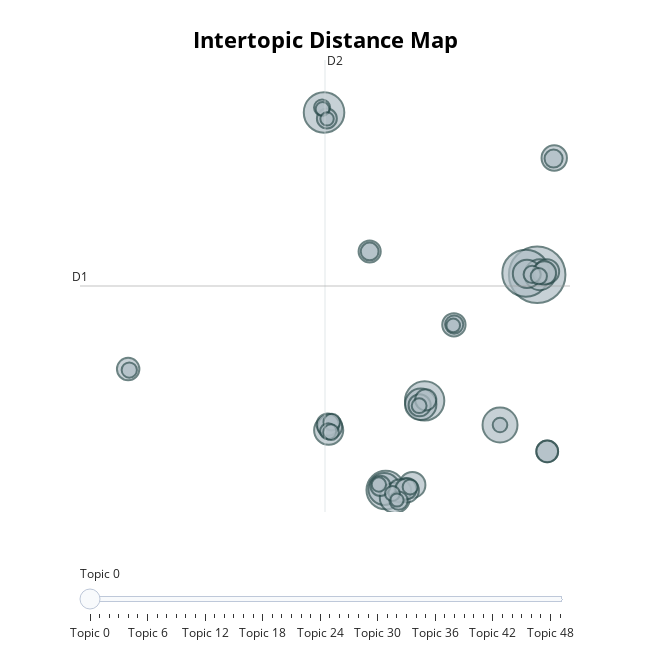

Notebook cell for this chart:
### Code cell
topic_model.visualize_topics(top_n_topics=50)

### Figure 1 — Plotly figure (JSON) as saved in the notebook; plotly's stock layout.template omitted (floating-point values rounded to 4 significant figures; data arrays with more than 128 entries replaced by an {"elided": "..."} marker saying what was removed)
{"data": [{"customdata": {"elided": "50x3 mixed values"}, "hovertemplate": "<b>Topic %{customdata[0]}</b><br>%{customdata[1]}<br>Size: %{customdata[2]}", "legendgroup": "", "marker": {"color": "#B0BEC5", "size": [1400, 969, 719, 677, 650, 535, 443, 431, 414, 401, 372, 349, 296, 282, 263, 260, 259, 241, 238, 231, 221, 218, 215, 214, 207, 207, 197, 194, 176, 174, 148, 145, 143, 138, 129, 122, 115, 114, 114, 107, 102, 100, 98, 96, 93, 90, 82, 81, 79, 76], "sizemode": "area", "sizeref": 0.875, "symbol": "circle", "line": {"color": "DarkSlateGrey", "width": 2}}, "mode": "markers", "name": "", "orientation": "v", "showlegend": false, "x": [6.468, 5.636, -9.204, -1.807, -4.667, 3.737, -4.772, -2.095, 6.664, -3.991, -8.863, 5.717, -2.706, 7.724, 7.184, -3.124, -8.77, 7.001, 0.3453, -3.639, -23.61, -8.927, -5.85, -2.176, 7.208, 7.209, -1.729, -3.172, -5.064, -8.996, -3.725, 0.365, 7.676, -5.85, 6.101, -8.631, 6.59, -9.348, -8.898, -8.692, -23.53, -2.868, -4.174, -2.21, 3.737, -5.172, -9.317, 0.2952, -8.983, -3.838], "xaxis": "x", "y": [12.45, 12.58, 25.92, 1.989, -5.418, -0.01766, -5.327, 1.699, 12.45, -6.066, -0.4545, 12.53, -4.99, 22.14, 12.73, -5.431, -0.1337, 12.6, 8.297, -5.471, 4.627, 0.01137, 14.38, 1.618, -2.208, -2.208, 2.068, -5.322, -5.069, 25.42, -6.294, 8.317, 22.09, 14.38, 12.48, 0.2175, 12.33, 26.32, -0.5362, -0.6114, 4.546, -5.16, -5.705, 1.584, -0.01763, -4.959, 26.21, 8.247, 25.39, -6.243], "yaxis": "y", "type": "scatter"}], "layout": {"xaxis": {"anchor": "y", "domain": [0, 1], "title": {"text": ""}, "visible": false, "range": [-27.15, 8.883]}, "yaxis": {"anchor": "x", "domain": [0, 1], "title": {"text": ""}, "visible": false, "range": [-7.238, 30.27]}, "legend": {"tracegroupgap": 0, "itemsizing": "constant"}, "margin": {"t": 60}, "title": {"font": {"size": 22, "color": "Black"}, "text": "<b>Intertopic Distance Map</b>", "y": 0.95, "x": 0.5, "xanchor": "center", "yanchor": "top"}, "hoverlabel": {"font": {"size": 16, "family": "Rockwell"}, "bgcolor": "white"}, "width": 650, "height": 650, "sliders": [{"active": 0, "pad": {"t": 50}, "steps": [{"args": [{"marker.color": [["red", "#B0BEC5", "#B0BEC5", "#B0BEC5", "#B0BEC5", "#B0BEC5", "#B0BEC5", "#B0BEC5", "#B0BEC5", "#B0BEC5", "#B0BEC5", "#B0BEC5", "#B0BEC5", "#B0BEC5", "#B0BEC5", "#B0BEC5", "#B0BEC5", "#B0BEC5", "#B0BEC5", "#B0BEC5", "#B0BEC5", "#B0BEC5", "#B0BEC5", "#B0BEC5", "#B0BEC5", "#B0BEC5", "#B0BEC5", "#B0BEC5", "#B0BEC5", "#B0BEC5", "#B0BEC5", "#B0BEC5", "#B0BEC5", "#B0BEC5", "#B0BEC5", "#B0BEC5", "#B0BEC5", "#B0BEC5", "#B0BEC5", "#B0BEC5", "#B0BEC5", "#B0BEC5", "#B0BEC5", "#B0BEC5", "#B0BEC5", "#B0BEC5", "#B0BEC5", "#B0BEC5", "#B0BEC5", "#B0BEC5"]]}], "label": "Topic 0", "method": "update"}, {"args": [{"marker.color": [["#B0BEC5", "red", "#B0BEC5", "#B0BEC5", "#B0BEC5", "#B0BEC5", "#B0BEC5", "#B0BEC5", "#B0BEC5", "#B0BEC5", "#B0BEC5", "#B0BEC5", "#B0BEC5", "#B0BEC5", "#B0BEC5", "#B0BEC5", "#B0BEC5", "#B0BEC5", "#B0BEC5", "#B0BEC5", "#B0BEC5", "#B0BEC5", "#B0BEC5", "#B0BEC5", "#B0BEC5", "#B0BEC5", "#B0BEC5", "#B0BEC5", "#B0BEC5", "#B0BEC5", "#B0BEC5", "#B0BEC5", "#B0BEC5", "#B0BEC5", "#B0BEC5", "#B0BEC5", "#B0BEC5", "#B0BEC5", "#B0BEC5", "#B0BEC5", "#B0BEC5", "#B0BEC5", "#B0BEC5", "#B0BEC5", "#B0BEC5", "#B0BEC5", "#B0BEC5", "#B0BEC5", "#B0BEC5", "#B0BEC5"]]}], "label": "Topic 1", "method": "update"}, {"args": [{"marker.color": [["#B0BEC5", "#B0BEC5", "red", "#B0BEC5", "#B0BEC5", "#B0BEC5", "#B0BEC5", "#B0BEC5", "#B0BEC5", "#B0BEC5", "#B0BEC5", "#B0BEC5", "#B0BEC5", "#B0BEC5", "#B0BEC5", "#B0BEC5", "#B0BEC5", "#B0BEC5", "#B0BEC5", "#B0BEC5", "#B0BEC5", "#B0BEC5", "#B0BEC5", "#B0BEC5", "#B0BEC5", "#B0BEC5", "#B0BEC5", "#B0BEC5", "#B0BEC5", "#B0BEC5", "#B0BEC5", "#B0BEC5", "#B0BEC5", "#B0BEC5", "#B0BEC5", "#B0BEC5", "#B0BEC5", "#B0BEC5", "#B0BEC5", "#B0BEC5", "#B0BEC5", "#B0BEC5", "#B0BEC5", "#B0BEC5", "#B0BEC5", "#B0BEC5", "#B0BEC5", "#B0BEC5", "#B0BEC5", "#B0BEC5"]]}], "label": "Topic 2", "method": "update"}, {"args": [{"marker.color": [["#B0BEC5", "#B0BEC5", "#B0BEC5", "red", "#B0BEC5", "#B0BEC5", "#B0BEC5", "#B0BEC5", "#B0BEC5", "#B0BEC5", "#B0BEC5", "#B0BEC5", "#B0BEC5", "#B0BEC5", "#B0BEC5", "#B0BEC5", "#B0BEC5", "#B0BEC5", "#B0BEC5", "#B0BEC5", "#B0BEC5", "#B0BEC5", "#B0BEC5", "#B0BEC5", "#B0BEC5", "#B0BEC5", "#B0BEC5", "#B0BEC5", "#B0BEC5", "#B0BEC5", "#B0BEC5", "#B0BEC5", "#B0BEC5", "#B0BEC5", "#B0BEC5", "#B0BEC5", "#B0BEC5", "#B0BEC5", "#B0BEC5", "#B0BEC5", "#B0BEC5", "#B0BEC5", "#B0BEC5", "#B0BEC5", "#B0BEC5", "#B0BEC5", "#B0BEC5", "#B0BEC5", "#B0BEC5", "#B0BEC5"]]}], "label": "Topic 3", "method": "update"}, {"args": [{"marker.color": [["#B0BEC5", "#B0BEC5", "#B0BEC5", "#B0BEC5", "red", "#B0BEC5", "#B0BEC5", "#B0BEC5", "#B0BEC5", "#B0BEC5", "#B0BEC5", "#B0BEC5", "#B0BEC5", "#B0BEC5", "#B0BEC5", "#B0BEC5", "#B0BEC5", "#B0BEC5", "#B0BEC5", "#B0BEC5", "#B0BEC5", "#B0BEC5", "#B0BEC5", "#B0BEC5", "#B0BEC5", "#B0BEC5", "#B0BEC5", "#B0BEC5", "#B0BEC5", "#B0BEC5", "#B0BEC5", "#B0BEC5", "#B0BEC5", "#B0BEC5", "#B0BEC5", "#B0BEC5", "#B0BEC5", "#B0BEC5", "#B0BEC5", "#B0BEC5", "#B0BEC5", "#B0BEC5", "#B0BEC5", "#B0BEC5", "#B0BEC5", "#B0BEC5", "#B0BEC5", "#B0BEC5", "#B0BEC5", "#B0BEC5"]]}], "label": "Topic 4", "method": "update"}, {"args": [{"marker.color": [["#B0BEC5", "#B0BEC5", "#B0BEC5", "#B0BEC5", "#B0BEC5", "red", "#B0BEC5", "#B0BEC5", "#B0BEC5", "#B0BEC5", "#B0BEC5", "#B0BEC5", "#B0BEC5", "#B0BEC5", "#B0BEC5", "#B0BEC5", "#B0BEC5", "#B0BEC5", "#B0BEC5", "#B0BEC5", "#B0BEC5", "#B0BEC5", "#B0BEC5", "#B0BEC5", "#B0BEC5", "#B0BEC5", "#B0BEC5", "#B0BEC5", "#B0BEC5", "#B0BEC5", "#B0BEC5", "#B0BEC5", "#B0BEC5", "#B0BEC5", "#B0BEC5", "#B0BEC5", "#B0BEC5", "#B0BEC5", "#B0BEC5", "#B0BEC5", "#B0BEC5", "#B0BEC5", "#B0BEC5", "#B0BEC5", "#B0BEC5", "#B0BEC5", "#B0BEC5", "#B0BEC5", "#B0BEC5", "#B0BEC5"]]}], "label": "Topic 5", "method": "update"}, {"args": [{"marker.color": [["#B0BEC5", "#B0BEC5", "#B0BEC5", "#B0BEC5", "#B0BEC5", "#B0BEC5", "red", "#B0BEC5", "#B0BEC5", "#B0BEC5", "#B0BEC5", "#B0BEC5", "#B0BEC5", "#B0BEC5", "#B0BEC5", "#B0BEC5", "#B0BEC5", "#B0BEC5", "#B0BEC5", "#B0BEC5", "#B0BEC5", "#B0BEC5", "#B0BEC5", "#B0BEC5", "#B0BEC5", "#B0BEC5", "#B0BEC5", "#B0BEC5", "#B0BEC5", "#B0BEC5", "#B0BEC5", "#B0BEC5", "#B0BEC5", "#B0BEC5", "#B0BEC5", "#B0BEC5", "#B0BEC5", "#B0BEC5", "#B0BEC5", "#B0BEC5", "#B0BEC5", "#B0BEC5", "#B0BEC5", "#B0BEC5", "#B0BEC5", "#B0BEC5", "#B0BEC5", "#B0BEC5", "#B0BEC5", "#B0BEC5"]]}], "label": "Topic 6", "method": "update"}, {"args": [{"marker.color": [["#B0BEC5", "#B0BEC5", "#B0BEC5", "#B0BEC5", "#B0BEC5", "#B0BEC5", "#B0BEC5", "red", "#B0BEC5", "#B0BEC5", "#B0BEC5", "#B0BEC5", "#B0BEC5", "#B0BEC5", "#B0BEC5", "#B0BEC5", "#B0BEC5", "#B0BEC5", "#B0BEC5", "#B0BEC5", "#B0BEC5", "#B0BEC5", "#B0BEC5", "#B0BEC5", "#B0BEC5", "#B0BEC5", "#B0BEC5", "#B0BEC5", "#B0BEC5", "#B0BEC5", "#B0BEC5", "#B0BEC5", "#B0BEC5", "#B0BEC5", "#B0BEC5", "#B0BEC5", "#B0BEC5", "#B0BEC5", "#B0BEC5", "#B0BEC5", "#B0BEC5", "#B0BEC5", "#B0BEC5", "#B0BEC5", "#B0BEC5", "#B0BEC5", "#B0BEC5", "#B0BEC5", "#B0BEC5", "#B0BEC5"]]}], "label": "Topic 7", "method": "update"}, {"args": [{"marker.color": [["#B0BEC5", "#B0BEC5", "#B0BEC5", "#B0BEC5", "#B0BEC5", "#B0BEC5", "#B0BEC5", "#B0BEC5", "red", "#B0BEC5", "#B0BEC5", "#B0BEC5", "#B0BEC5", "#B0BEC5", "#B0BEC5", "#B0BEC5", "#B0BEC5", "#B0BEC5", "#B0BEC5", "#B0BEC5", "#B0BEC5", "#B0BEC5", "#B0BEC5", "#B0BEC5", "#B0BEC5", "#B0BEC5", "#B0BEC5", "#B0BEC5", "#B0BEC5", "#B0BEC5", "#B0BEC5", "#B0BEC5", "#B0BEC5", "#B0BEC5", "#B0BEC5", "#B0BEC5", "#B0BEC5", "#B0BEC5", "#B0BEC5", "#B0BEC5", "#B0BEC5", "#B0BEC5", "#B0BEC5", "#B0BEC5", "#B0BEC5", "#B0BEC5", "#B0BEC5", "#B0BEC5", "#B0BEC5", "#B0BEC5"]]}], "label": "Topic 8", "method": "update"}, {"args": [{"marker.color": [["#B0BEC5", "#B0BEC5", "#B0BEC5", "#B0BEC5", "#B0BEC5", "#B0BEC5", "#B0BEC5", "#B0BEC5", "#B0BEC5", "red", "#B0BEC5", "#B0BEC5", "#B0BEC5", "#B0BEC5", "#B0BEC5", "#B0BEC5", "#B0BEC5", "#B0BEC5", "#B0BEC5", "#B0BEC5", "#B0BEC5", "#B0BEC5", "#B0BEC5", "#B0BEC5", "#B0BEC5", "#B0BEC5", "#B0BEC5", "#B0BEC5", "#B0BEC5", "#B0BEC5", "#B0BEC5", "#B0BEC5", "#B0BEC5", "#B0BEC5", "#B0BEC5", "#B0BEC5", "#B0BEC5", "#B0BEC5", "#B0BEC5", "#B0BEC5", "#B0BEC5", "#B0BEC5", "#B0BEC5", "#B0BEC5", "#B0BEC5", "#B0BEC5", "#B0BEC5", "#B0BEC5", "#B0BEC5", "#B0BEC5"]]}], "label": "Topic 9", "method": "update"}, {"args": [{"marker.color": [["#B0BEC5", "#B0BEC5", "#B0BEC5", "#B0BEC5", "#B0BEC5", "#B0BEC5", "#B0BEC5", "#B0BEC5", "#B0BEC5", "#B0BEC5", "red", "#B0BEC5", "#B0BEC5", "#B0BEC5", "#B0BEC5", "#B0BEC5", "#B0BEC5", "#B0BEC5", "#B0BEC5", "#B0BEC5", "#B0BEC5", "#B0BEC5", "#B0BEC5", "#B0BEC5", "#B0BEC5", "#B0BEC5", "#B0BEC5", "#B0BEC5", "#B0BEC5", "#B0BEC5", "#B0BEC5", "#B0BEC5", "#B0BEC5", "#B0BEC5", "#B0BEC5", "#B0BEC5", "#B0BEC5", "#B0BEC5", "#B0BEC5", "#B0BEC5", "#B0BEC5", "#B0BEC5", "#B0BEC5", "#B0BEC5", "#B0BEC5", "#B0BEC5", "#B0BEC5", "#B0BEC5", "#B0BEC5", "#B0BEC5"]]}], "label": "Topic 10", "method": "update"}, {"args": [{"marker.color": [["#B0BEC5", "#B0BEC5", "#B0BEC5", "#B0BEC5", "#B0BEC5", "#B0BEC5", "#B0BEC5", "#B0BEC5", "#B0BEC5", "#B0BEC5", "#B0BEC5", "red", "#B0BEC5", "#B0BEC5", "#B0BEC5", "#B0BEC5", "#B0BEC5", "#B0BEC5", "#B0BEC5", "#B0BEC5", "#B0BEC5", "#B0BEC5", "#B0BEC5", "#B0BEC5", "#B0BEC5", "#B0BEC5", "#B0BEC5", "#B0BEC5", "#B0BEC5", "#B0BEC5", "#B0BEC5", "#B0BEC5", "#B0BEC5", "#B0BEC5", "#B0BEC5", "#B0BEC5", "#B0BEC5", "#B0BEC5", "#B0BEC5", "#B0BEC5", "#B0BEC5", "#B0BEC5", "#B0BEC5", "#B0BEC5", "#B0BEC5", "#B0BEC5", "#B0BEC5", "#B0BEC5", "#B0BEC5", "#B0BEC5"]]}], "label": "Topic 11", "method": "update"}, {"args": [{"marker.color": [["#B0BEC5", "#B0BEC5", "#B0BEC5", "#B0BEC5", "#B0BEC5", "#B0BEC5", "#B0BEC5", "#B0BEC5", "#B0BEC5", "#B0BEC5", "#B0BEC5", "#B0BEC5", "red", "#B0BEC5", "#B0BEC5", "#B0BEC5", "#B0BEC5", "#B0BEC5", "#B0BEC5", "#B0BEC5", "#B0BEC5", "#B0BEC5", "#B0BEC5", "#B0BEC5", "#B0BEC5", "#B0BEC5", "#B0BEC5", "#B0BEC5", "#B0BEC5", "#B0BEC5", "#B0BEC5", "#B0BEC5", "#B0BEC5", "#B0BEC5", "#B0BEC5", "#B0BEC5", "#B0BEC5", "#B0BEC5", "#B0BEC5", "#B0BEC5", "#B0BEC5", "#B0BEC5", "#B0BEC5", "#B0BEC5", "#B0BEC5", "#B0BEC5", "#B0BEC5", "#B0BEC5", "#B0BEC5", "#B0BEC5"]]}], "label": "Topic 12", "method": "update"}, {"args": [{"marker.color": [["#B0BEC5", "#B0BEC5", "#B0BEC5", "#B0BEC5", "#B0BEC5", "#B0BEC5", "#B0BEC5", "#B0BEC5", "#B0BEC5", "#B0BEC5", "#B0BEC5", "#B0BEC5", "#B0BEC5", "red", "#B0BEC5", "#B0BEC5", "#B0BEC5", "#B0BEC5", "#B0BEC5", "#B0BEC5", "#B0BEC5", "#B0BEC5", "#B0BEC5", "#B0BEC5", "#B0BEC5", "#B0BEC5", "#B0BEC5", "#B0BEC5", "#B0BEC5", "#B0BEC5", "#B0BEC5", "#B0BEC5", "#B0BEC5", "#B0BEC5", "#B0BEC5", "#B0BEC5", "#B0BEC5", "#B0BEC5", "#B0BEC5", "#B0BEC5", "#B0BEC5", "#B0BEC5", "#B0BEC5", "#B0BEC5", "#B0BEC5", "#B0BEC5", "#B0BEC5", "#B0BEC5", "#B0BEC5", "#B0BEC5"]]}], "label": "Topic 13", "method": "update"}, {"args": [{"marker.color": [["#B0BEC5", "#B0BEC5", "#B0BEC5", "#B0BEC5", "#B0BEC5", "#B0BEC5", "#B0BEC5", "#B0BEC5", "#B0BEC5", "#B0BEC5", "#B0BEC5", "#B0BEC5", "#B0BEC5", "#B0BEC5", "red", "#B0BEC5", "#B0BEC5", "#B0BEC5", "#B0BEC5", "#B0BEC5", "#B0BEC5", "#B0BEC5", "#B0BEC5", "#B0BEC5", "#B0BEC5", "#B0BEC5", "#B0BEC5", "#B0BEC5", "#B0BEC5", "#B0BEC5", "#B0BEC5", "#B0BEC5", "#B0BEC5", "#B0BEC5", "#B0BEC5", "#B0BEC5", "#B0BEC5", "#B0BEC5", "#B0BEC5", "#B0BEC5", "#B0BEC5", "#B0BEC5", "#B0BEC5", "#B0BEC5", "#B0BEC5", "#B0BEC5", "#B0BEC5", "#B0BEC5", "#B0BEC5", "#B0BEC5"]]}], "label": "Topic 14", "method": "update"}, {"args": [{"marker.color": [["#B0BEC5", "#B0BEC5", "#B0BEC5", "#B0BEC5", "#B0BEC5", "#B0BEC5", "#B0BEC5", "#B0BEC5", "#B0BEC5", "#B0BEC5", "#B0BEC5", "#B0BEC5", "#B0BEC5", "#B0BEC5", "#B0BEC5", "red", "#B0BEC5", "#B0BEC5", "#B0BEC5", "#B0BEC5", "#B0BEC5", "#B0BEC5", "#B0BEC5", "#B0BEC5", "#B0BEC5", "#B0BEC5", "#B0BEC5", "#B0BEC5", "#B0BEC5", "#B0BEC5", "#B0BEC5", "#B0BEC5", "#B0BEC5", "#B0BEC5", "#B0BEC5", "#B0BEC5", "#B0BEC5", "#B0BEC5", "#B0BEC5", "#B0BEC5", "#B0BEC5", "#B0BEC5", "#B0BEC5", "#B0BEC5", "#B0BEC5", "#B0BEC5", "#B0BEC5", "#B0BEC5", "#B0BEC5", "#B0BEC5"]]}], "label": "Topic 15", "method": "update"}, {"args": [{"marker.color": [["#B0BEC5", "#B0BEC5", "#B0BEC5", "#B0BEC5", "#B0BEC5", "#B0BEC5", "#B0BEC5", "#B0BEC5", "#B0BEC5", "#B0BEC5", "#B0BEC5", "#B0BEC5", "#B0BEC5", "#B0BEC5", "#B0BEC5", "#B0BEC5", "red", "#B0BEC5", "#B0BEC5", "#B0BEC5", "#B0BEC5", "#B0BEC5", "#B0BEC5", "#B0BEC5", "#B0BEC5", "#B0BEC5", "#B0BEC5", "#B0BEC5", "#B0BEC5", "#B0BEC5", "#B0BEC5", "#B0BEC5", "#B0BEC5", "#B0BEC5", "#B0BEC5", "#B0BEC5", "#B0BEC5", "#B0BEC5", "#B0BEC5", "#B0BEC5", "#B0BEC5", "#B0BEC5", "#B0BEC5", "#B0BEC5", "#B0BEC5", "#B0BEC5", "#B0BEC5", "#B0BEC5", "#B0BEC5", "#B0BEC5"]]}], "label": "Topic 16", "method": "update"}, {"args": [{"marker.color": [["#B0BEC5", "#B0BEC5", "#B0BEC5", "#B0BEC5", "#B0BEC5", "#B0BEC5", "#B0BEC5", "#B0BEC5", "#B0BEC5", "#B0BEC5", "#B0BEC5", "#B0BEC5", "#B0BEC5", "#B0BEC5", "#B0BEC5", "#B0BEC5", "#B0BEC5", "red", "#B0BEC5", "#B0BEC5", "#B0BEC5", "#B0BEC5", "#B0BEC5", "#B0BEC5", "#B0BEC5", "#B0BEC5", "#B0BEC5", "#B0BEC5", "#B0BEC5", "#B0BEC5", "#B0BEC5", "#B0BEC5", "#B0BEC5", "#B0BEC5", "#B0BEC5", "#B0BEC5", "#B0BEC5", "#B0BEC5", "#B0BEC5", "#B0BEC5", "#B0BEC5", "#B0BEC5", "#B0BEC5", "#B0BEC5", "#B0BEC5", "#B0BEC5", "#B0BEC5", "#B0BEC5", "#B0BEC5", "#B0BEC5"]]}], "label": "Topic 17", "method": "update"}, {"args": [{"marker.color": [["#B0BEC5", "#B0BEC5", "#B0BEC5", "#B0BEC5", "#B0BEC5", "#B0BEC5", "#B0BEC5", "#B0BEC5", "#B0BEC5", "#B0BEC5", "#B0BEC5", "#B0BEC5", "#B0BEC5", "#B0BEC5", "#B0BEC5", "#B0BEC5", "#B0BEC5", "#B0BEC5", "red", "#B0BEC5", "#B0BEC5", "#B0BEC5", "#B0BEC5", "#B0BEC5", "#B0BEC5", "#B0BEC5", "#B0BEC5", "#B0BEC5", "#B0BEC5", "#B0BEC5", "#B0BEC5", "#B0BEC5", "#B0BEC5", "#B0BEC5", "#B0BEC5", "#B0BEC5", "#B0BEC5", "#B0BEC5", "#B0BEC5", "#B0BEC5", "#B0BEC5", "#B0BEC5", "#B0BEC5", "#B0BEC5", "#B0BEC5", "#B0BEC5", "#B0BEC5", "#B0BEC5", "#B0BEC5", "#B0BEC5"]]}], "label": "Topic 18", "method": "update"}, {"args": [{"marker.color": [["#B0BEC5", "#B0BEC5", "#B0BEC5", "#B0BEC5", "#B0BEC5", "#B0BEC5", "#B0BEC5", "#B0BEC5", "#B0BEC5", "#B0BEC5", "#B0BEC5", "#B0BEC5", "#B0BEC5", "#B0BEC5", "#B0BEC5", "#B0BEC5", "#B0BEC5", "#B0BEC5", "#B0BEC5", "red", "#B0BEC5", "#B0BEC5", "#B0BEC5", "#B0BEC5", "#B0BEC5", "#B0BEC5", "#B0BEC5", "#B0BEC5", "#B0BEC5", "#B0BEC5", "#B0BEC5", "#B0BEC5", "#B0BEC5", "#B0BEC5", "#B0BEC5", "#B0BEC5", "#B0BEC5", "#B0BEC5", "#B0BEC5", "#B0BEC5", "#B0BEC5", "#B0BEC5", "#B0BEC5", "#B0BEC5", "#B0BEC5", "#B0BEC5", "#B0BEC5", "#B0BEC5", "#B0BEC5", "#B0BEC5"]]}], "label": "Topic 19", "method": "update"}, {"args": [{"marker.color": [["#B0BEC5", "#B0BEC5", "#B0BEC5", "#B0BEC5", "#B0BEC5", "#B0BEC5", "#B0BEC5", "#B0BEC5", "#B0BEC5", "#B0BEC5", "#B0BEC5", "#B0BEC5", "#B0BEC5", "#B0BEC5", "#B0BEC5", "#B0BEC5", "#B0BEC5", "#B0BEC5", "#B0BEC5", "#B0BEC5", "red", "#B0BEC5", "#B0BEC5", "#B0BEC5", "#B0BEC5", "#B0BEC5", "#B0BEC5", "#B0BEC5", "#B0BEC5", "#B0BEC5", "#B0BEC5", "#B0BEC5", "#B0BEC5", "#B0BEC5", "#B0BEC5", "#B0BEC5", "#B0BEC5", "#B0BEC5", "#B0BEC5", "#B0BEC5", "#B0BEC5", "#B0BEC5", "#B0BEC5", "#B0BEC5", "#B0BEC5", "#B0BEC5", "#B0BEC5", "#B0BEC5", "#B0BEC5", "#B0BEC5"]]}], "label": "Topic 20", "method": "update"}, {"args": [{"marker.color": [["#B0BEC5", "#B0BEC5", "#B0BEC5", "#B0BEC5", "#B0BEC5", "#B0BEC5", "#B0BEC5", "#B0BEC5", "#B0BEC5", "#B0BEC5", "#B0BEC5", "#B0BEC5", "#B0BEC5", "#B0BEC5", "#B0BEC5", "#B0BEC5", "#B0BEC5", "#B0BEC5", "#B0BEC5", "#B0BEC5", "#B0BEC5", "red", "#B0BEC5", "#B0BEC5", "#B0BEC5", "#B0BEC5", "#B0BEC5", "#B0BEC5", "#B0BEC5", "#B0BEC5", "#B0BEC5", "#B0BEC5", "#B0BEC5", "#B0BEC5", "#B0BEC5", "#B0BEC5", "#B0BEC5", "#B0BEC5", "#B0BEC5", "#B0BEC5", "#B0BEC5", "#B0BEC5", "#B0BEC5", "#B0BEC5", "#B0BEC5", "#B0BEC5", "#B0BEC5", "#B0BEC5", "#B0BEC5", "#B0BEC5"]]}], "label": "Topic 21", "method": "update"}, {"args": [{"marker.color": [["#B0BEC5", "#B0BEC5", "#B0BEC5", "#B0BEC5", "#B0BEC5", "#B0BEC5", "#B0BEC5", "#B0BEC5", "#B0BEC5", "#B0BEC5", "#B0BEC5", "#B0BEC5", "#B0BEC5", "#B0BEC5", "#B0BEC5", "#B0BEC5", "#B0BEC5", "#B0BEC5", "#B0BEC5", "#B0BEC5", "#B0BEC5", "#B0BEC5", "red", "#B0BEC5", "#B0BEC5", "#B0BEC5", "#B0BEC5", "#B0BEC5", "#B0BEC5", "#B0BEC5", "#B0BEC5", "#B0BEC5", "#B0BEC5", "#B0BEC5", "#B0BEC5", "#B0BEC5", "#B0BEC5", "#B0BEC5", "#B0BEC5", "#B0BEC5", "#B0BEC5", "#B0BEC5", "#B0BEC5", "#B0BEC5", "#B0BEC5", "#B0BEC5", "#B0BEC5", "#B0BEC5", "#B0BEC5", "#B0BEC5"]]}], "label": "Topic 22", "method": "update"}, {"args": [{"marker.color": [["#B0BEC5", "#B0BEC5", "#B0BEC5", "#B0BEC5", "#B0BEC5", "#B0BEC5", "#B0BEC5", "#B0BEC5", "#B0BEC5", "#B0BEC5", "#B0BEC5", "#B0BEC5", "#B0BEC5", "#B0BEC5", "#B0BEC5", "#B0BEC5", "#B0BEC5", "#B0BEC5", "#B0BEC5", "#B0BEC5", "#B0BEC5", "#B0BEC5", "#B0BEC5", "red", "#B0BEC5", "#B0BEC5", "#B0BEC5", "#B0BEC5", "#B0BEC5", "#B0BEC5", "#B0BEC5", "#B0BEC5", "#B0BEC5", "#B0BEC5", "#B0BEC5", "#B0BEC5", "#B0BEC5", "#B0BEC5", "#B0BEC5", "#B0BEC5", "#B0BEC5", "#B0BEC5", "#B0BEC5", "#B0BEC5", "#B0BEC5", "#B0BEC5", "#B0BEC5", "#B0BEC5", "#B0BEC5", "#B0BEC5"]]}], "label": "Topic 23", "method": "update"}, {"args": [{"marker.color": [["#B0BEC5", "#B0BEC5", "#B0BEC5", "#B0BEC5", "#B0BEC5", "#B0BEC5", "#B0BEC5", "#B0BEC5", "#B0BEC5", "#B0BEC5", "#B0BEC5", "#B0BEC5", "#B0BEC5", "#B0BEC5", "#B0BEC5", "#B0BEC5", "#B0BEC5", "#B0BEC5", "#B0BEC5", "#B0BEC5", "#B0BEC5", "#B0BEC5", "#B0BEC5", "#B0BEC5", "red", "#B0BEC5", "#B0BEC5", "#B0BEC5", "#B0BEC5", "#B0BEC5", "#B0BEC5", "#B0BEC5", "#B0BEC5", "#B0BEC5", "#B0BEC5", "#B0BEC5", "#B0BEC5", "#B0BEC5", "#B0BEC5", "#B0BEC5", "#B0BEC5", "#B0BEC5", "#B0BEC5", "#B0BEC5", "#B0BEC5", "#B0BEC5", "#B0BEC5", "#B0BEC5", "#B0BEC5", "#B0BEC5"]]}], "label": "Topic 24", "method": "update"}, {"args": [{"marker.color": [["#B0BEC5", "#B0BEC5", "#B0BEC5", "#B0BEC5", "#B0BEC5", "#B0BEC5", "#B0BEC5", "#B0BEC5", "#B0BEC5", "#B0BEC5", "#B0BEC5", "#B0BEC5", "#B0BEC5", "#B0BEC5", "#B0BEC5", "#B0BEC5", "#B0BEC5", "#B0BEC5", "#B0BEC5", "#B0BEC5", "#B0BEC5", "#B0BEC5", "#B0BEC5", "#B0BEC5", "#B0BEC5", "red", "#B0BEC5", "#B0BEC5", "#B0BEC5", "#B0BEC5", "#B0BEC5", "#B0BEC5", "#B0BEC5", "#B0BEC5", "#B0BEC5", "#B0BEC5", "#B0BEC5", "#B0BEC5", "#B0BEC5", "#B0BEC5", "#B0BEC5", "#B0BEC5", "#B0BEC5", "#B0BEC5", "#B0BEC5", "#B0BEC5", "#B0BEC5", "#B0BEC5", "#B0BEC5", "#B0BEC5"]]}], "label": "Topic 25", "method": "update"}, {"args": [{"marker.color": [["#B0BEC5", "#B0BEC5", "#B0BEC5", "#B0BEC5", "#B0BEC5", "#B0BEC5", "#B0BEC5", "#B0BEC5", "#B0BEC5", "#B0BEC5", "#B0BEC5", "#B0BEC5", "#B0BEC5", "#B0BEC5", "#B0BEC5", "#B0BEC5", "#B0BEC5", "#B0BEC5", "#B0BEC5", "#B0BEC5", "#B0BEC5", "#B0BEC5", "#B0BEC5", "#B0BEC5", "#B0BEC5", "#B0BEC5", "red", "#B0BEC5", "#B0BEC5", "#B0BEC5", "#B0BEC5", "#B0BEC5", "#B0BEC5", "#B0BEC5", "#B0BEC5", "#B0BEC5", "#B0BEC5", "#B0BEC5", "#B0BEC5", "#B0BEC5", "#B0BEC5", "#B0BEC5", "#B0BEC5", "#B0BEC5", "#B0BEC5", "#B0BEC5", "#B0BEC5", "#B0BEC5", "#B0BEC5", "#B0BEC5"]]}], "label": "Topic 26", "method": "update"}, {"args": [{"marker.color": [["#B0BEC5", "#B0BEC5", "#B0BEC5", "#B0BEC5", "#B0BEC5", "#B0BEC5", "#B0BEC5", "#B0BEC5", "#B0BEC5", "#B0BEC5", "#B0BEC5", "#B0BEC5", "#B0BEC5", "#B0BEC5", "#B0BEC5", "#B0BEC5", "#B0BEC5", "#B0BEC5", "#B0BEC5", "#B0BEC5", "#B0BEC5", "#B0BEC5", "#B0BEC5", "#B0BEC5", "#B0BEC5", "#B0BEC5", "#B0BEC5", "red", "#B0BEC5", "#B0BEC5", "#B0BEC5", "#B0BEC5", "#B0BEC5", "#B0BEC5", "#B0BEC5", "#B0BEC5", "#B0BEC5", "#B0BEC5", "#B0BEC5", "#B0BEC5", "#B0BEC5", "#B0BEC5", "#B0BEC5", "#B0BEC5", "#B0BEC5", "#B0BEC5", "#B0BEC5", "#B0BEC5", "#B0BEC5", "#B0BEC5"]]}], "label": "Topic 27", "method": "update"}, {"args": [{"marker.color": [["#B0BEC5", "#B0BEC5", "#B0BEC5", "#B0BEC5", "#B0BEC5", "#B0BEC5", "#B0BEC5", "#B0BEC5", "#B0BEC5", "#B0BEC5", "#B0BEC5", "#B0BEC5", "#B0BEC5", "#B0BEC5", "#B0BEC5", "#B0BEC5", "#B0BEC5", "#B0BEC5", "#B0BEC5", "#B0BEC5", "#B0BEC5", "#B0BEC5", "#B0BEC5", "#B0BEC5", "#B0BEC5", "#B0BEC5", "#B0BEC5", "#B0BEC5", "red", "#B0BEC5", "#B0BEC5", "#B0BEC5", "#B0BEC5", "#B0BEC5", "#B0BEC5", "#B0BEC5", "#B0BEC5", "#B0BEC5", "#B0BEC5", "#B0BEC5", "#B0BEC5", "#B0BEC5", "#B0BEC5", "#B0BEC5", "#B0BEC5", "#B0BEC5", "#B0BEC5", "#B0BEC5", "#B0BEC5", "#B0BEC5"]]}], "label": "Topic 28", "method": "update"}, {"args": [{"marker.color": [["#B0BEC5", "#B0BEC5", "#B0BEC5", "#B0BEC5", "#B0BEC5", "#B0BEC5", "#B0BEC5", "#B0BEC5", "#B0BEC5", "#B0BEC5", "#B0BEC5", "#B0BEC5", "#B0BEC5", "#B0BEC5", "#B0BEC5", "#B0BEC5", "#B0BEC5", "#B0BEC5", "#B0BEC5", "#B0BEC5", "#B0BEC5", "#B0BEC5", "#B0BEC5", "#B0BEC5", "#B0BEC5", "#B0BEC5", "#B0BEC5", "#B0BEC5", "#B0BEC5", "red", "#B0BEC5", "#B0BEC5", "#B0BEC5", "#B0BEC5", "#B0BEC5", "#B0BEC5", "#B0BEC5", "#B0BEC5", "#B0BEC5", "#B0BEC5", "#B0BEC5", "#B0BEC5", "#B0BEC5", "#B0BEC5", "#B0BEC5", "#B0BEC5", "#B0BEC5", "#B0BEC5", "#B0BEC5", "#B0BEC5"]]}], "label": "Topic 29", "method": "update"}, {"args": [{"marker.color": [["#B0BEC5", "#B0BEC5", "#B0BEC5", "#B0BEC5", "#B0BEC5", "#B0BEC5", "#B0BEC5", "#B0BEC5", "#B0BEC5", "#B0BEC5", "#B0BEC5", "#B0BEC5", "#B0BEC5", "#B0BEC5", "#B0BEC5", "#B0BEC5", "#B0BEC5", "#B0BEC5", "#B0BEC5", "#B0BEC5", "#B0BEC5", "#B0BEC5", "#B0BEC5", "#B0BEC5", "#B0BEC5", "#B0BEC5", "#B0BEC5", "#B0BEC5", "#B0BEC5", "#B0BEC5", "red", "#B0BEC5", "#B0BEC5", "#B0BEC5", "#B0BEC5", "#B0BEC5", "#B0BEC5", "#B0BEC5", "#B0BEC5", "#B0BEC5", "#B0BEC5", "#B0BEC5", "#B0BEC5", "#B0BEC5", "#B0BEC5", "#B0BEC5", "#B0BEC5", "#B0BEC5", "#B0BEC5", "#B0BEC5"]]}], "label": "Topic 30", "method": "update"}, {"args": [{"marker.color": [["#B0BEC5", "#B0BEC5", "#B0BEC5", "#B0BEC5", "#B0BEC5", "#B0BEC5", "#B0BEC5", "#B0BEC5", "#B0BEC5", "#B0BEC5", "#B0BEC5", "#B0BEC5", "#B0BEC5", "#B0BEC5", "#B0BEC5", "#B0BEC5", "#B0BEC5", "#B0BEC5", "#B0BEC5", "#B0BEC5", "#B0BEC5", "#B0BEC5", "#B0BEC5", "#B0BEC5", "#B0BEC5", "#B0BEC5", "#B0BEC5", "#B0BEC5", "#B0BEC5", "#B0BEC5", "#B0BEC5", "red", "#B0BEC5", "#B0BEC5", "#B0BEC5", "#B0BEC5", "#B0BEC5", "#B0BEC5", "#B0BEC5", "#B0BEC5", "#B0BEC5", "#B0BEC5", "#B0BEC5", "#B0BEC5", "#B0BEC5", "#B0BEC5", "#B0BEC5", "#B0BEC5", "#B0BEC5", "#B0BEC5"]]}], "label": "Topic 31", "method": "update"}, {"args": [{"marker.color": [["#B0BEC5", "#B0BEC5", "#B0BEC5", "#B0BEC5", "#B0BEC5", "#B0BEC5", "#B0BEC5", "#B0BEC5", "#B0BEC5", "#B0BEC5", "#B0BEC5", "#B0BEC5", "#B0BEC5", "#B0BEC5", "#B0BEC5", "#B0BEC5", "#B0BEC5", "#B0BEC5", "#B0BEC5", "#B0BEC5", "#B0BEC5", "#B0BEC5", "#B0BEC5", "#B0BEC5", "#B0BEC5", "#B0BEC5", "#B0BEC5", "#B0BEC5", "#B0BEC5", "#B0BEC5", "#B0BEC5", "#B0BEC5", "red", "#B0BEC5", "#B0BEC5", "#B0BEC5", "#B0BEC5", "#B0BEC5", "#B0BEC5", "#B0BEC5", "#B0BEC5", "#B0BEC5", "#B0BEC5", "#B0BEC5", "#B0BEC5", "#B0BEC5", "#B0BEC5", "#B0BEC5", "#B0BEC5", "#B0BEC5"]]}], "label": "Topic 32", "method": "update"}, {"args": [{"marker.color": [["#B0BEC5", "#B0BEC5", "#B0BEC5", "#B0BEC5", "#B0BEC5", "#B0BEC5", "#B0BEC5", "#B0BEC5", "#B0BEC5", "#B0BEC5", "#B0BEC5", "#B0BEC5", "#B0BEC5", "#B0BEC5", "#B0BEC5", "#B0BEC5", "#B0BEC5", "#B0BEC5", "#B0BEC5", "#B0BEC5", "#B0BEC5", "#B0BEC5", "#B0BEC5", "#B0BEC5", "#B0BEC5", "#B0BEC5", "#B0BEC5", "#B0BEC5", "#B0BEC5", "#B0BEC5", "#B0BEC5", "#B0BEC5", "#B0BEC5", "red", "#B0BEC5", "#B0BEC5", "#B0BEC5", "#B0BEC5", "#B0BEC5", "#B0BEC5", "#B0BEC5", "#B0BEC5", "#B0BEC5", "#B0BEC5", "#B0BEC5", "#B0BEC5", "#B0BEC5", "#B0BEC5", "#B0BEC5", "#B0BEC5"]]}], "label": "Topic 33", "method": "update"}, {"args": [{"marker.color": [["#B0BEC5", "#B0BEC5", "#B0BEC5", "#B0BEC5", "#B0BEC5", "#B0BEC5", "#B0BEC5", "#B0BEC5", "#B0BEC5", "#B0BEC5", "#B0BEC5", "#B0BEC5", "#B0BEC5", "#B0BEC5", "#B0BEC5", "#B0BEC5", "#B0BEC5", "#B0BEC5", "#B0BEC5", "#B0BEC5", "#B0BEC5", "#B0BEC5", "#B0BEC5", "#B0BEC5", "#B0BEC5", "#B0BEC5", "#B0BEC5", "#B0BEC5", "#B0BEC5", "#B0BEC5", "#B0BEC5", "#B0BEC5", "#B0BEC5", "#B0BEC5", "red", "#B0BEC5", "#B0BEC5", "#B0BEC5", "#B0BEC5", "#B0BEC5", "#B0BEC5", "#B0BEC5", "#B0BEC5", "#B0BEC5", "#B0BEC5", "#B0BEC5", "#B0BEC5", "#B0BEC5", "#B0BEC5", "#B0BEC5"]]}], "label": "Topic 34", "method": "update"}, {"args": [{"marker.color": [["#B0BEC5", "#B0BEC5", "#B0BEC5", "#B0BEC5", "#B0BEC5", "#B0BEC5", "#B0BEC5", "#B0BEC5", "#B0BEC5", "#B0BEC5", "#B0BEC5", "#B0BEC5", "#B0BEC5", "#B0BEC5", "#B0BEC5", "#B0BEC5", "#B0BEC5", "#B0BEC5", "#B0BEC5", "#B0BEC5", "#B0BEC5", "#B0BEC5", "#B0BEC5", "#B0BEC5", "#B0BEC5", "#B0BEC5", "#B0BEC5", "#B0BEC5", "#B0BEC5", "#B0BEC5", "#B0BEC5", "#B0BEC5", "#B0BEC5", "#B0BEC5", "#B0BEC5", "red", "#B0BEC5", "#B0BEC5", "#B0BEC5", "#B0BEC5", "#B0BEC5", "#B0BEC5", "#B0BEC5", "#B0BEC5", "#B0BEC5", "#B0BEC5", "#B0BEC5", "#B0BEC5", "#B0BEC5", "#B0BEC5"]]}], "label": "Topic 35", "method": "update"}, {"args": [{"marker.color": [["#B0BEC5", "#B0BEC5", "#B0BEC5", "#B0BEC5", "#B0BEC5", "#B0BEC5", "#B0BEC5", "#B0BEC5", "#B0BEC5", "#B0BEC5", "#B0BEC5", "#B0BEC5", "#B0BEC5", "#B0BEC5", "#B0BEC5", "#B0BEC5", "#B0BEC5", "#B0BEC5", "#B0BEC5", "#B0BEC5", "#B0BEC5", "#B0BEC5", "#B0BEC5", "#B0BEC5", "#B0BEC5", "#B0BEC5", "#B0BEC5", "#B0BEC5", "#B0BEC5", "#B0BEC5", "#B0BEC5", "#B0BEC5", "#B0BEC5", "#B0BEC5", "#B0BEC5", "#B0BEC5", "red", "#B0BEC5", "#B0BEC5", "#B0BEC5", "#B0BEC5", "#B0BEC5", "#B0BEC5", "#B0BEC5", "#B0BEC5", "#B0BEC5", "#B0BEC5", "#B0BEC5", "#B0BEC5", "#B0BEC5"]]}], "label": "Topic 36", "method": "update"}, {"args": [{"marker.color": [["#B0BEC5", "#B0BEC5", "#B0BEC5", "#B0BEC5", "#B0BEC5", "#B0BEC5", "#B0BEC5", "#B0BEC5", "#B0BEC5", "#B0BEC5", "#B0BEC5", "#B0BEC5", "#B0BEC5", "#B0BEC5", "#B0BEC5", "#B0BEC5", "#B0BEC5", "#B0BEC5", "#B0BEC5", "#B0BEC5", "#B0BEC5", "#B0BEC5", "#B0BEC5", "#B0BEC5", "#B0BEC5", "#B0BEC5", "#B0BEC5", "#B0BEC5", "#B0BEC5", "#B0BEC5", "#B0BEC5", "#B0BEC5", "#B0BEC5", "#B0BEC5", "#B0BEC5", "#B0BEC5", "#B0BEC5", "red", "#B0BEC5", "#B0BEC5", "#B0BEC5", "#B0BEC5", "#B0BEC5", "#B0BEC5", "#B0BEC5", "#B0BEC5", "#B0BEC5", "#B0BEC5", "#B0BEC5", "#B0BEC5"]]}], "label": "Topic 37", "method": "update"}, {"args": [{"marker.color": [["#B0BEC5", "#B0BEC5", "#B0BEC5", "#B0BEC5", "#B0BEC5", "#B0BEC5", "#B0BEC5", "#B0BEC5", "#B0BEC5", "#B0BEC5", "#B0BEC5", "#B0BEC5", "#B0BEC5", "#B0BEC5", "#B0BEC5", "#B0BEC5", "#B0BEC5", "#B0BEC5", "#B0BEC5", "#B0BEC5", "#B0BEC5", "#B0BEC5", "#B0BEC5", "#B0BEC5", "#B0BEC5", "#B0BEC5", "#B0BEC5", "#B0BEC5", "#B0BEC5", "#B0BEC5", "#B0BEC5", "#B0BEC5", "#B0BEC5", "#B0BEC5", "#B0BEC5", "#B0BEC5", "#B0BEC5", "#B0BEC5", "red", "#B0BEC5", "#B0BEC5", "#B0BEC5", "#B0BEC5", "#B0BEC5", "#B0BEC5", "#B0BEC5", "#B0BEC5", "#B0BEC5", "#B0BEC5", "#B0BEC5"]]}], "label": "Topic 38", "method": "update"}, {"args": [{"marker.color": [["#B0BEC5", "#B0BEC5", "#B0BEC5", "#B0BEC5", "#B0BEC5", "#B0BEC5", "#B0BEC5", "#B0BEC5", "#B0BEC5", "#B0BEC5", "#B0BEC5", "#B0BEC5", "#B0BEC5", "#B0BEC5", "#B0BEC5", "#B0BEC5", "#B0BEC5", "#B0BEC5", "#B0BEC5", "#B0BEC5", "#B0BEC5", "#B0BEC5", "#B0BEC5", "#B0BEC5", "#B0BEC5", "#B0BEC5", "#B0BEC5", "#B0BEC5", "#B0BEC5", "#B0BEC5", "#B0BEC5", "#B0BEC5", "#B0BEC5", "#B0BEC5", "#B0BEC5", "#B0BEC5", "#B0BEC5", "#B0BEC5", "#B0BEC5", "red", "#B0BEC5", "#B0BEC5", "#B0BEC5", "#B0BEC5", "#B0BEC5", "#B0BEC5", "#B0BEC5", "#B0BEC5", "#B0BEC5", "#B0BEC5"]]}], "label": "Topic 39", "method": "update"}, {"args": [{"marker.color": [["#B0BEC5", "#B0BEC5", "#B0BEC5", "#B0BEC5", "#B0BEC5", "#B0BEC5", "#B0BEC5", "#B0BEC5", "#B0BEC5", "#B0BEC5", "#B0BEC5", "#B0BEC5", "#B0BEC5", "#B0BEC5", "#B0BEC5", "#B0BEC5", "#B0BEC5", "#B0BEC5", "#B0BEC5", "#B0BEC5", "#B0BEC5", "#B0BEC5", "#B0BEC5", "#B0BEC5", "#B0BEC5", "#B0BEC5", "#B0BEC5", "#B0BEC5", "#B0BEC5", "#B0BEC5", "#B0BEC5", "#B0BEC5", "#B0BEC5", "#B0BEC5", "#B0BEC5", "#B0BEC5", "#B0BEC5", "#B0BEC5", "#B0BEC5", "#B0BEC5", "red", "#B0BEC5", "#B0BEC5", "#B0BEC5", "#B0BEC5", "#B0BEC5", "#B0BEC5", "#B0BEC5", "#B0BEC5", "#B0BEC5"]]}], "label": "Topic 40", "method": "update"}, {"args": [{"marker.color": [["#B0BEC5", "#B0BEC5", "#B0BEC5", "#B0BEC5", "#B0BEC5", "#B0BEC5", "#B0BEC5", "#B0BEC5", "#B0BEC5", "#B0BEC5", "#B0BEC5", "#B0BEC5", "#B0BEC5", "#B0BEC5", "#B0BEC5", "#B0BEC5", "#B0BEC5", "#B0BEC5", "#B0BEC5", "#B0BEC5", "#B0BEC5", "#B0BEC5", "#B0BEC5", "#B0BEC5", "#B0BEC5", "#B0BEC5", "#B0BEC5", "#B0BEC5", "#B0BEC5", "#B0BEC5", "#B0BEC5", "#B0BEC5", "#B0BEC5", "#B0BEC5", "#B0BEC5", "#B0BEC5", "#B0BEC5", "#B0BEC5", "#B0BEC5", "#B0BEC5", "#B0BEC5", "red", "#B0BEC5", "#B0BEC5", "#B0BEC5", "#B0BEC5", "#B0BEC5", "#B0BEC5", "#B0BEC5", "#B0BEC5"]]}], "label": "Topic 41", "method": "update"}, {"args": [{"marker.color": [["#B0BEC5", "#B0BEC5", "#B0BEC5", "#B0BEC5", "#B0BEC5", "#B0BEC5", "#B0BEC5", "#B0BEC5", "#B0BEC5", "#B0BEC5", "#B0BEC5", "#B0BEC5", "#B0BEC5", "#B0BEC5", "#B0BEC5", "#B0BEC5", "#B0BEC5", "#B0BEC5", "#B0BEC5", "#B0BEC5", "#B0BEC5", "#B0BEC5", "#B0BEC5", "#B0BEC5", "#B0BEC5", "#B0BEC5", "#B0BEC5", "#B0BEC5", "#B0BEC5", "#B0BEC5", "#B0BEC5", "#B0BEC5", "#B0BEC5", "#B0BEC5", "#B0BEC5", "#B0BEC5", "#B0BEC5", "#B0BEC5", "#B0BEC5", "#B0BEC5", "#B0BEC5", "#B0BEC5", "red", "#B0BEC5", "#B0BEC5", "#B0BEC5", "#B0BEC5", "#B0BEC5", "#B0BEC5", "#B0BEC5"]]}], "label": "Topic 42", "method": "update"}, {"args": [{"marker.color": [["#B0BEC5", "#B0BEC5", "#B0BEC5", "#B0BEC5", "#B0BEC5", "#B0BEC5", "#B0BEC5", "#B0BEC5", "#B0BEC5", "#B0BEC5", "#B0BEC5", "#B0BEC5", "#B0BEC5", "#B0BEC5", "#B0BEC5", "#B0BEC5", "#B0BEC5", "#B0BEC5", "#B0BEC5", "#B0BEC5", "#B0BEC5", "#B0BEC5", "#B0BEC5", "#B0BEC5", "#B0BEC5", "#B0BEC5", "#B0BEC5", "#B0BEC5", "#B0BEC5", "#B0BEC5", "#B0BEC5", "#B0BEC5", "#B0BEC5", "#B0BEC5", "#B0BEC5", "#B0BEC5", "#B0BEC5", "#B0BEC5", "#B0BEC5", "#B0BEC5", "#B0BEC5", "#B0BEC5", "#B0BEC5", "red", "#B0BEC5", "#B0BEC5", "#B0BEC5", "#B0BEC5", "#B0BEC5", "#B0BEC5"]]}], "label": "Topic 43", "method": "update"}, {"args": [{"marker.color": [["#B0BEC5", "#B0BEC5", "#B0BEC5", "#B0BEC5", "#B0BEC5", "#B0BEC5", "#B0BEC5", "#B0BEC5", "#B0BEC5", "#B0BEC5", "#B0BEC5", "#B0BEC5", "#B0BEC5", "#B0BEC5", "#B0BEC5", "#B0BEC5", "#B0BEC5", "#B0BEC5", "#B0BEC5", "#B0BEC5", "#B0BEC5", "#B0BEC5", "#B0BEC5", "#B0BEC5", "#B0BEC5", "#B0BEC5", "#B0BEC5", "#B0BEC5", "#B0BEC5", "#B0BEC5", "#B0BEC5", "#B0BEC5", "#B0BEC5", "#B0BEC5", "#B0BEC5", "#B0BEC5", "#B0BEC5", "#B0BEC5", "#B0BEC5", "#B0BEC5", "#B0BEC5", "#B0BEC5", "#B0BEC5", "#B0BEC5", "red", "#B0BEC5", "#B0BEC5", "#B0BEC5", "#B0BEC5", "#B0BEC5"]]}], "label": "Topic 44", "method": "update"}, {"args": [{"marker.color": [["#B0BEC5", "#B0BEC5", "#B0BEC5", "#B0BEC5", "#B0BEC5", "#B0BEC5", "#B0BEC5", "#B0BEC5", "#B0BEC5", "#B0BEC5", "#B0BEC5", "#B0BEC5", "#B0BEC5", "#B0BEC5", "#B0BEC5", "#B0BEC5", "#B0BEC5", "#B0BEC5", "#B0BEC5", "#B0BEC5", "#B0BEC5", "#B0BEC5", "#B0BEC5", "#B0BEC5", "#B0BEC5", "#B0BEC5", "#B0BEC5", "#B0BEC5", "#B0BEC5", "#B0BEC5", "#B0BEC5", "#B0BEC5", "#B0BEC5", "#B0BEC5", "#B0BEC5", "#B0BEC5", "#B0BEC5", "#B0BEC5", "#B0BEC5", "#B0BEC5", "#B0BEC5", "#B0BEC5", "#B0BEC5", "#B0BEC5", "#B0BEC5", "red", "#B0BEC5", "#B0BEC5", "#B0BEC5", "#B0BEC5"]]}], "label": "Topic 45", "method": "update"}, {"args": [{"marker.color": [["#B0BEC5", "#B0BEC5", "#B0BEC5", "#B0BEC5", "#B0BEC5", "#B0BEC5", "#B0BEC5", "#B0BEC5", "#B0BEC5", "#B0BEC5", "#B0BEC5", "#B0BEC5", "#B0BEC5", "#B0BEC5", "#B0BEC5", "#B0BEC5", "#B0BEC5", "#B0BEC5", "#B0BEC5", "#B0BEC5", "#B0BEC5", "#B0BEC5", "#B0BEC5", "#B0BEC5", "#B0BEC5", "#B0BEC5", "#B0BEC5", "#B0BEC5", "#B0BEC5", "#B0BEC5", "#B0BEC5", "#B0BEC5", "#B0BEC5", "#B0BEC5", "#B0BEC5", "#B0BEC5", "#B0BEC5", "#B0BEC5", "#B0BEC5", "#B0BEC5", "#B0BEC5", "#B0BEC5", "#B0BEC5", "#B0BEC5", "#B0BEC5", "#B0BEC5", "red", "#B0BEC5", "#B0BEC5", "#B0BEC5"]]}], "label": "Topic 46", "method": "update"}, {"args": [{"marker.color": [["#B0BEC5", "#B0BEC5", "#B0BEC5", "#B0BEC5", "#B0BEC5", "#B0BEC5", "#B0BEC5", "#B0BEC5", "#B0BEC5", "#B0BEC5", "#B0BEC5", "#B0BEC5", "#B0BEC5", "#B0BEC5", "#B0BEC5", "#B0BEC5", "#B0BEC5", "#B0BEC5", "#B0BEC5", "#B0BEC5", "#B0BEC5", "#B0BEC5", "#B0BEC5", "#B0BEC5", "#B0BEC5", "#B0BEC5", "#B0BEC5", "#B0BEC5", "#B0BEC5", "#B0BEC5", "#B0BEC5", "#B0BEC5", "#B0BEC5", "#B0BEC5", "#B0BEC5", "#B0BEC5", "#B0BEC5", "#B0BEC5", "#B0BEC5", "#B0BEC5", "#B0BEC5", "#B0BEC5", "#B0BEC5", "#B0BEC5", "#B0BEC5", "#B0BEC5", "#B0BEC5", "red", "#B0BEC5", "#B0BEC5"]]}], "label": "Topic 47", "method": "update"}, {"args": [{"marker.color": [["#B0BEC5", "#B0BEC5", "#B0BEC5", "#B0BEC5", "#B0BEC5", "#B0BEC5", "#B0BEC5", "#B0BEC5", "#B0BEC5", "#B0BEC5", "#B0BEC5", "#B0BEC5", "#B0BEC5", "#B0BEC5", "#B0BEC5", "#B0BEC5", "#B0BEC5", "#B0BEC5", "#B0BEC5", "#B0BEC5", "#B0BEC5", "#B0BEC5", "#B0BEC5", "#B0BEC5", "#B0BEC5", "#B0BEC5", "#B0BEC5", "#B0BEC5", "#B0BEC5", "#B0BEC5", "#B0BEC5", "#B0BEC5", "#B0BEC5", "#B0BEC5", "#B0BEC5", "#B0BEC5", "#B0BEC5", "#B0BEC5", "#B0BEC5", "#B0BEC5", "#B0BEC5", "#B0BEC5", "#B0BEC5", "#B0BEC5", "#B0BEC5", "#B0BEC5", "#B0BEC5", "#B0BEC5", "red", "#B0BEC5"]]}], "label": "Topic 48", "method": "update"}, {"args": [{"marker.color": [["#B0BEC5", "#B0BEC5", "#B0BEC5", "#B0BEC5", "#B0BEC5", "#B0BEC5", "#B0BEC5", "#B0BEC5", "#B0BEC5", "#B0BEC5", "#B0BEC5", "#B0BEC5", "#B0BEC5", "#B0BEC5", "#B0BEC5", "#B0BEC5", "#B0BEC5", "#B0BEC5", "#B0BEC5", "#B0BEC5", "#B0BEC5", "#B0BEC5", "#B0BEC5", "#B0BEC5", "#B0BEC5", "#B0BEC5", "#B0BEC5", "#B0BEC5", "#B0BEC5", "#B0BEC5", "#B0BEC5", "#B0BEC5", "#B0BEC5", "#B0BEC5", "#B0BEC5", "#B0BEC5", "#B0BEC5", "#B0BEC5", "#B0BEC5", "#B0BEC5", "#B0BEC5", "#B0BEC5", "#B0BEC5", "#B0BEC5", "#B0BEC5", "#B0BEC5", "#B0BEC5", "#B0BEC5", "#B0BEC5", "red"]]}], "label": "Topic 49", "method": "update"}]}], "shapes": [{"line": {"color": "#CFD8DC", "width": 2}, "type": "line", "x0": -9.134, "x1": -9.134, "y0": -7.238, "y1": 30.27}, {"line": {"color": "#9E9E9E", "width": 2}, "type": "line", "x0": -27.15, "x1": 8.883, "y0": 11.52, "y1": 11.52}], "annotations": [{"showarrow": false, "text": "D1", "x": -27.15, "y": 11.52, "yshift": 10}, {"showarrow": false, "text": "D2", "x": -9.134, "xshift": 10, "y": 30.27}]}}
